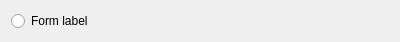
<?xml version="1.0" encoding="UTF-8"?>
<ui version="4.0">
 <class>Radio</class>
 <widget class="QWidget" name="Radio">
  <property name="geometry">
   <rect>
    <x>0</x>
    <y>0</y>
    <width>400</width>
    <height>38</height>
   </rect>
  </property>
  <property name="minimumSize">
   <size>
    <width>400</width>
    <height>0</height>
   </size>
  </property>
  <property name="maximumSize">
   <size>
    <width>475</width>
    <height>16777215</height>
   </size>
  </property>
  <property name="windowTitle">
   <string>Radio</string>
  </property>
  <layout class="QHBoxLayout" name="horizontalLayout">
   <item>
    <widget class="QRadioButton" name="field">
     <property name="text">
      <string>Form label</string>
     </property>
     <property name="autoExclusive">
      <bool>true</bool>
     </property>
    </widget>
   </item>
  </layout>
 </widget>
 <resources/>
 <connections/>
</ui>
